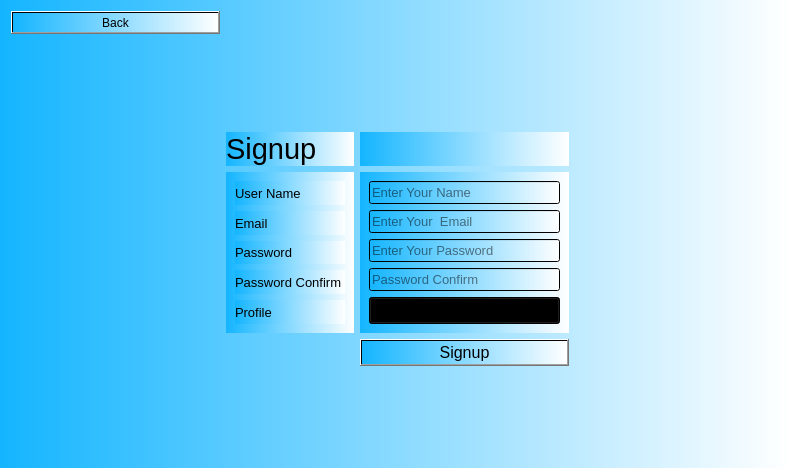
<?xml version="1.0" encoding="UTF-8"?>
<ui version="4.0">
 <class>create</class>
 <widget class="QWidget" name="create">
  <property name="geometry">
   <rect>
    <x>0</x>
    <y>0</y>
    <width>789</width>
    <height>468</height>
   </rect>
  </property>
  <property name="windowTitle">
   <string>signup</string>
  </property>
  <property name="styleSheet">
   <string notr="true">background:qlineargradient(spread:pad, x1:0, y1:0, x2:1, y2:0, stop:0 rgb(20, 181, 255), stop:1 rgba(255, 255, 255, 255))</string>
  </property>
  <layout class="QGridLayout" name="gridLayout">
   <item row="1" column="1">
    <spacer name="verticalSpacer_2">
     <property name="orientation">
      <enum>Qt::Vertical</enum>
     </property>
     <property name="sizeHint" stdset="0">
      <size>
       <width>20</width>
       <height>40</height>
      </size>
     </property>
    </spacer>
   </item>
   <item row="3" column="0">
    <spacer name="horizontalSpacer">
     <property name="orientation">
      <enum>Qt::Horizontal</enum>
     </property>
     <property name="sizeHint" stdset="0">
      <size>
       <width>40</width>
       <height>20</height>
      </size>
     </property>
    </spacer>
   </item>
   <item row="3" column="3">
    <spacer name="horizontalSpacer_2">
     <property name="orientation">
      <enum>Qt::Horizontal</enum>
     </property>
     <property name="sizeHint" stdset="0">
      <size>
       <width>40</width>
       <height>20</height>
      </size>
     </property>
    </spacer>
   </item>
   <item row="6" column="1">
    <spacer name="verticalSpacer">
     <property name="orientation">
      <enum>Qt::Vertical</enum>
     </property>
     <property name="sizeHint" stdset="0">
      <size>
       <width>20</width>
       <height>40</height>
      </size>
     </property>
    </spacer>
   </item>
   <item row="2" column="1">
    <widget class="QLabel" name="signupL">
     <property name="font">
      <font>
       <pointsize>22</pointsize>
      </font>
     </property>
     <property name="styleSheet">
      <string notr="true">background:setAttribute(Qt::WA_TranslucentBackground)</string>
     </property>
     <property name="text">
      <string>Signup</string>
     </property>
    </widget>
   </item>
   <item row="3" column="2">
    <widget class="QFrame" name="frame">
     <property name="styleSheet">
      <string notr="true">background:setAttribute(Qt::WA_TranslucentBackground)</string>
     </property>
     <layout class="QVBoxLayout" name="verticalLayout_2">
      <item>
       <widget class="QLineEdit" name="usernameRF">
        <property name="font">
         <font>
          <pointsize>10</pointsize>
         </font>
        </property>
        <property name="styleSheet">
         <string notr="true"/>
        </property>
        <property name="placeholderText">
         <string>Enter Your Name </string>
        </property>
        <property name="cursorMoveStyle">
         <enum>Qt::VisualMoveStyle</enum>
        </property>
       </widget>
      </item>
      <item>
       <widget class="QLineEdit" name="emailRF">
        <property name="font">
         <font>
          <pointsize>10</pointsize>
         </font>
        </property>
        <property name="placeholderText">
         <string>Enter Your  Email</string>
        </property>
       </widget>
      </item>
      <item>
       <widget class="QLineEdit" name="pwRF">
        <property name="font">
         <font>
          <pointsize>10</pointsize>
         </font>
        </property>
        <property name="echoMode">
         <enum>QLineEdit::Password</enum>
        </property>
        <property name="placeholderText">
         <string>Enter Your Password</string>
        </property>
       </widget>
      </item>
      <item>
       <widget class="QLineEdit" name="pwcRF">
        <property name="font">
         <font>
          <pointsize>10</pointsize>
         </font>
        </property>
        <property name="echoMode">
         <enum>QLineEdit::Password</enum>
        </property>
        <property name="placeholderText">
         <string>Password Confirm </string>
        </property>
       </widget>
      </item>
      <item>
       <widget class="QComboBox" name="profboxR">
        <property name="enabled">
         <bool>true</bool>
        </property>
        <property name="font">
         <font>
          <pointsize>12</pointsize>
         </font>
        </property>
        <property name="editable">
         <bool>false</bool>
        </property>
        <property name="currentText">
         <string>Volunteer</string>
        </property>
        <property name="frame">
         <bool>true</bool>
        </property>
        <item>
         <property name="text">
          <string>Volunteer</string>
         </property>
        </item>
        <item>
         <property name="text">
          <string>Consumer</string>
         </property>
        </item>
       </widget>
      </item>
     </layout>
    </widget>
   </item>
   <item row="3" column="1">
    <widget class="QWidget" name="widget" native="true">
     <property name="styleSheet">
      <string notr="true">background:setAttribute(Qt::WA_TranslucentBackground)</string>
     </property>
     <layout class="QVBoxLayout" name="verticalLayout">
      <item>
       <widget class="QLabel" name="unR">
        <property name="font">
         <font>
          <pointsize>10</pointsize>
         </font>
        </property>
        <property name="styleSheet">
         <string notr="true">background:setAttribute(Qt::WA_TranslucentBackground)</string>
        </property>
        <property name="text">
         <string>User Name</string>
        </property>
       </widget>
      </item>
      <item>
       <widget class="QLabel" name="emailR">
        <property name="font">
         <font>
          <pointsize>10</pointsize>
         </font>
        </property>
        <property name="styleSheet">
         <string notr="true">background:setAttribute(Qt::WA_TranslucentBackground)</string>
        </property>
        <property name="text">
         <string>Email</string>
        </property>
       </widget>
      </item>
      <item>
       <widget class="QLabel" name="pwR">
        <property name="font">
         <font>
          <pointsize>10</pointsize>
         </font>
        </property>
        <property name="styleSheet">
         <string notr="true">background:setAttribute(Qt::WA_TranslucentBackground)</string>
        </property>
        <property name="text">
         <string>Password</string>
        </property>
       </widget>
      </item>
      <item>
       <widget class="QLabel" name="pwcR">
        <property name="font">
         <font>
          <pointsize>10</pointsize>
         </font>
        </property>
        <property name="styleSheet">
         <string notr="true">background:setAttribute(Qt::WA_TranslucentBackground)</string>
        </property>
        <property name="text">
         <string>Password Confirm </string>
        </property>
       </widget>
      </item>
      <item>
       <widget class="QLabel" name="profR">
        <property name="font">
         <font>
          <pointsize>10</pointsize>
         </font>
        </property>
        <property name="styleSheet">
         <string notr="true">background:setAttribute(Qt::WA_TranslucentBackground)</string>
        </property>
        <property name="text">
         <string>Profile</string>
        </property>
       </widget>
      </item>
     </layout>
    </widget>
   </item>
   <item row="0" column="0">
    <widget class="QPushButton" name="back2">
     <property name="autoFillBackground">
      <bool>false</bool>
     </property>
     <property name="text">
      <string>Back</string>
     </property>
    </widget>
   </item>
   <item row="4" column="2">
    <widget class="QPushButton" name="signupR">
     <property name="font">
      <font>
       <pointsize>12</pointsize>
      </font>
     </property>
     <property name="cursor">
      <cursorShape>ArrowCursor</cursorShape>
     </property>
     <property name="toolTip">
      <string>Press To Signup</string>
     </property>
     <property name="text">
      <string>Signup</string>
     </property>
     <property name="autoDefault">
      <bool>false</bool>
     </property>
    </widget>
   </item>
   <item row="2" column="2">
    <widget class="QLabel" name="error">
     <property name="font">
      <font>
       <pointsize>10</pointsize>
      </font>
     </property>
     <property name="styleSheet">
      <string notr="true">color: red;
background:setAttribute(Qt::WA_TranslucentBackground)</string>
     </property>
     <property name="text">
      <string/>
     </property>
    </widget>
   </item>
  </layout>
 </widget>
 <resources/>
 <connections/>
</ui>
